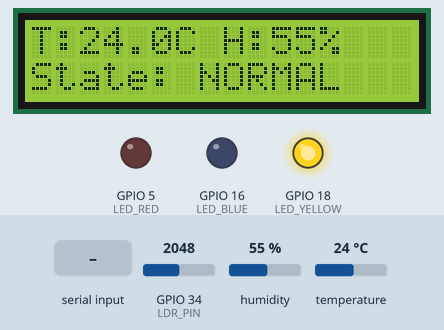
Bench run of a sketch on a simulated ESP32. Parts: 16×2 character LCD, output pins drawn as LEDs (lit = HIGH). The test bench sets the inputs (shaded band); at power-on: humidity 55 %, temperature 24 °C, GPIO 34 (LDR_PIN) = 2048 (analog values on the 0–4095 scale). What the sketch prints to the serial monitor is not drawn.

Above: at 4.7 s.
4.8 s: humidity set to 73 %
At 7.8 s:
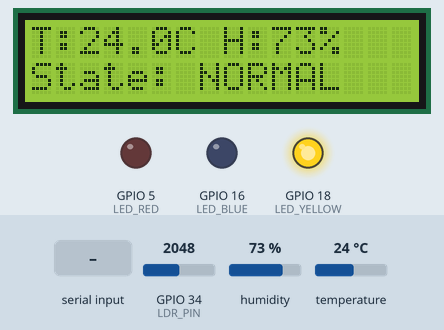
9.0 s: humidity set to 76 %
At 12.0 s:
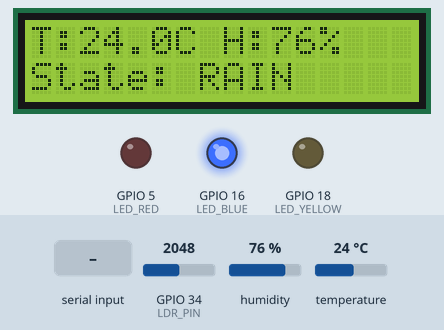
13.0 s: "SUNNY\n" received over Serial
At 14.6 s:
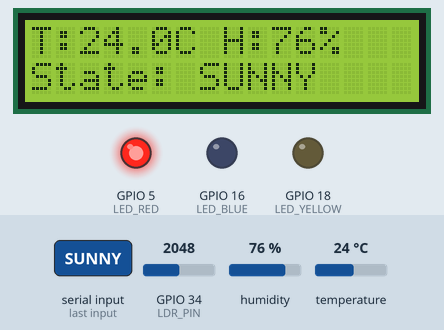
15.0 s: "NORMAL\n" received over Serial
At 15.4 s:
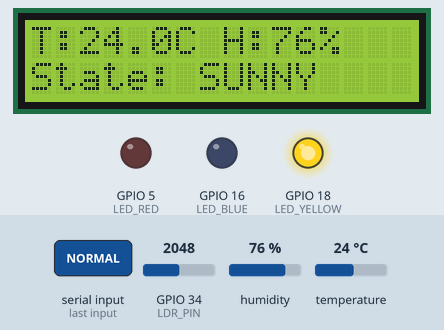
17.0 s: temperature set to 12 °C
At 20.5 s:
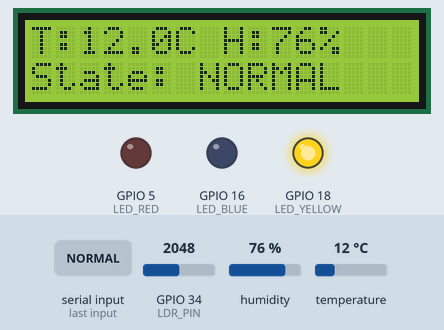
21.0 s: "RAIN\n" received over Serial
At 21.4 s:
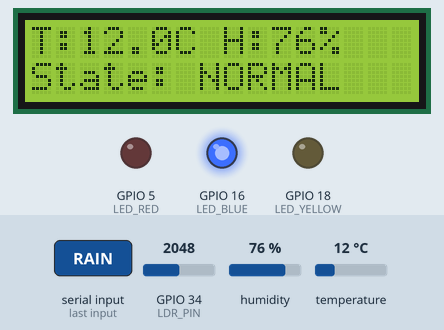
Timing chart, 0 to 24.0 s (numbered marks = the images above; inputs shaded):
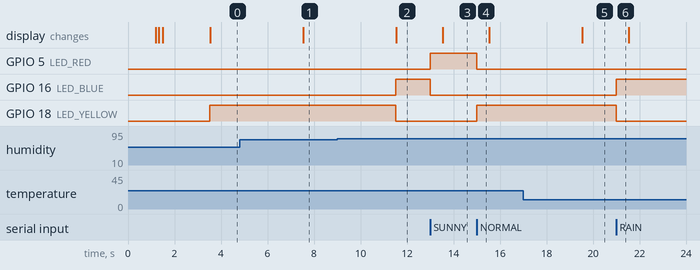

The sketch:

2-esp32_weather_node.ino
```cpp
/*
  Smart Weather Lamp — Digital Twin (Hardware Node)
  DGT01 1930 โครงงานเครือข่ายไร้สายและอินเทอร์เน็ตของสรรพสิ่ง

  การต่อขาที่ใช้งานจริง:
  - DHT Data   : GPIO14
  - LDR Analog : GPIO34
  - LED น้ำเงิน : GPIO16 (RAIN)
  - LED เหลือง : GPIO18 (NORMAL)
  - LED แดง    : GPIO5  (SUNNY)
  - LCD SDA    : GPIO21
  - LCD SCL    : GPIO22
*/

#include <Wire.h>
#include <LiquidCrystal_I2C.h>
#include <DHT.h>

// ---------- กำหนดขา Pin และการตั้งค่า ----------
#define DHTPIN      14     // DHT DATA Pin (GPIO14)
#define DHTTYPE     DHT22  // ชนิดโมดูล DHT
#define LDR_PIN     34     // LDR ADC Pin (GPIO34)

#define LED_BLUE    16     // LED สีน้ำเงิน (RAIN)
#define LED_YELLOW  18     // LED สีเหลือง (NORMAL)
#define LED_RED     5      // LED สีแดง (SUNNY)

// ปรับ Address เป็น 0x3F ตามที่จอจริงตอบสนอง
#define LCD_ADDR    0x3F
#define LCD_COLS    16
#define LCD_ROWS    2

const float HUMIDITY_RAIN_THRESHOLD = 75.0;
const int   LIGHT_SUNNY_THRESHOLD   = 3000;

DHT dht(DHTPIN, DHTTYPE);
LiquidCrystal_I2C lcd(LCD_ADDR, LCD_COLS, LCD_ROWS);

String overrideState = "";
unsigned long lastRead = 0;
const unsigned long READ_INTERVAL = 2000;

float lastValidTemp = 28.0;
float lastValidHum  = 60.0;

// ---------- ฟังก์ชันควบคุมไฟ LED ----------
void updateLeds(const String &state) {
  digitalWrite(LED_BLUE,   state == "RAIN"   ? HIGH : LOW);
  digitalWrite(LED_YELLOW, state == "NORMAL" ? HIGH : LOW);
  digitalWrite(LED_RED,    state == "SUNNY"  ? HIGH : LOW);
}

// ---------- ฟังก์ชันแสดงผลบนจอ LCD ----------
void updateLcd(float temp, float humidity, const String &state) {
  char line1[17];
  char line2[17];

  // แถวที่ 1: แสดงอุณหภูมิและความชื้น
  snprintf(line1, sizeof(line1), "T:%.1fC H:%.0f%%    ", temp, humidity);

  // แถวที่ 2: แสดงสถานะสภาพอากาศ
  snprintf(line2, sizeof(line2), "State: %-9s", state.c_str());

  lcd.setCursor(0, 0);
  lcd.print(line1);
  lcd.setCursor(0, 1);
  lcd.print(line2);
}

// ---------- ส่งข้อมูล JSON ออกทาง Serial ----------
void sendJson(float temp, float humidity, int lightRaw, const String &state) {
  Serial.print("{\"temp\":");
  Serial.print(temp, 1);
  Serial.print(",\"humidity\":");
  Serial.print(humidity, 1);
  Serial.print(",\"light\":");
  Serial.print(lightRaw);
  Serial.print(",\"state\":\"");
  Serial.print(state);
  Serial.println("\"}");
}

// ---------- วิเคราะห์สภาพอากาศ ----------
String classifyWeather(float humidity, int lightRaw) {
  if (humidity >= HUMIDITY_RAIN_THRESHOLD) {
    return "RAIN";
  } else if (lightRaw >= LIGHT_SUNNY_THRESHOLD) {
    return "SUNNY";
  } else {
    return "NORMAL";
  }
}

void setup() {
  Serial.begin(115200);
  delay(1000); // หน่วงเวลารอแรงดันไฟนิ่ง

  dht.begin();
  analogReadResolution(12);

  pinMode(LED_BLUE, OUTPUT);
  pinMode(LED_YELLOW, OUTPUT);
  pinMode(LED_RED, OUTPUT);

  digitalWrite(LED_BLUE, LOW);
  digitalWrite(LED_YELLOW, LOW);
  digitalWrite(LED_RED, LOW);

  // ตั้งค่า I2C และจอ LCD (เคลียร์สัญญาณขยะตอนบูต)
  Wire.begin(21, 22);
  Wire.setClock(100000);
  delay(200);

  lcd.init();
  delay(50);
  lcd.backlight();
  delay(50);
  lcd.clear();
  delay(100);

  lcd.setCursor(0, 0);
  lcd.print("Weather Twin    ");
  lcd.setCursor(0, 1);
  lcd.print("Booting...      ");
  delay(2000);
  lcd.clear();
}

void loop() {
  // 📥 1. รับคำสั่งจำลองสถานะจาก Web Serial Dashboard
  if (Serial.available() > 0) {
    String input = Serial.readStringUntil('\n');
    input.trim();
    if (input == "RAIN" || input == "NORMAL" || input == "SUNNY") {
      overrideState = input;
      updateLeds(overrideState);
    } else if (input == "AUTO" || input == "RESET") {
      overrideState = "";
    }
  }

  // 📤 2. อ่านค่าเซนเซอร์และส่งข้อมูลออกทุก 2 วินาที
  if (millis() - lastRead < READ_INTERVAL) return;
  lastRead = millis();

  float humidity = dht.readHumidity();
  float temp = dht.readTemperature();
  int lightRaw = analogRead(LDR_PIN);

  String state = "";

  if (overrideState != "") {
    state = overrideState;
    if (isnan(humidity)) humidity = (state == "RAIN") ? 85.0 : ((state == "NORMAL") ? 55.0 : 30.0);
    if (isnan(temp))     temp     = (state == "RAIN") ? 24.0 : ((state == "NORMAL") ? 29.5 : 36.0);
  } else {
    if (isnan(humidity) || isnan(temp)) {
      // ดึงค่าล่าสุดมาแสดงแทนเพื่อไม่ให้จอค้างตัวอักษรขยะ
      temp = lastValidTemp;
      humidity = lastValidHum;
      Serial.println("{\"error\":\"DHT read retry\"}");
    } else {
      lastValidTemp = temp;
      lastValidHum = humidity;
    }
    state = classifyWeather(humidity, lightRaw);
  }

  updateLeds(state);
  updateLcd(temp, humidity, state);
  sendJson(temp, humidity, lightRaw, state);
}
```

Measured:
- the behaviour switches between 74 and 75 % on humidity (found by bisection; images 1 and 2)
- after the input at 4.8 s, the display: changes after 2.7 s (image 1)
- after the input at 9.0 s, GPIO 16 (LED_BLUE): LOW → HIGH after 2.5 s; GPIO 18 (LED_YELLOW): HIGH → LOW after 2.5 s; the display: changes after 2.5 s (image 2)
- after the input at 13.0 s, GPIO 5 (LED_RED): LOW → HIGH at once; GPIO 16 (LED_BLUE): HIGH → LOW at once; the display: changes after 0.53 s (image 3)
- after the input at 15.0 s, GPIO 5 (LED_RED): HIGH → LOW at once; GPIO 18 (LED_YELLOW): LOW → HIGH at once
- after the input at 17.0 s, the display: changes after 2.5 s (image 5)
- after the input at 21.0 s, GPIO 16 (LED_BLUE): LOW → HIGH at once; GPIO 18 (LED_YELLOW): HIGH → LOW at once
